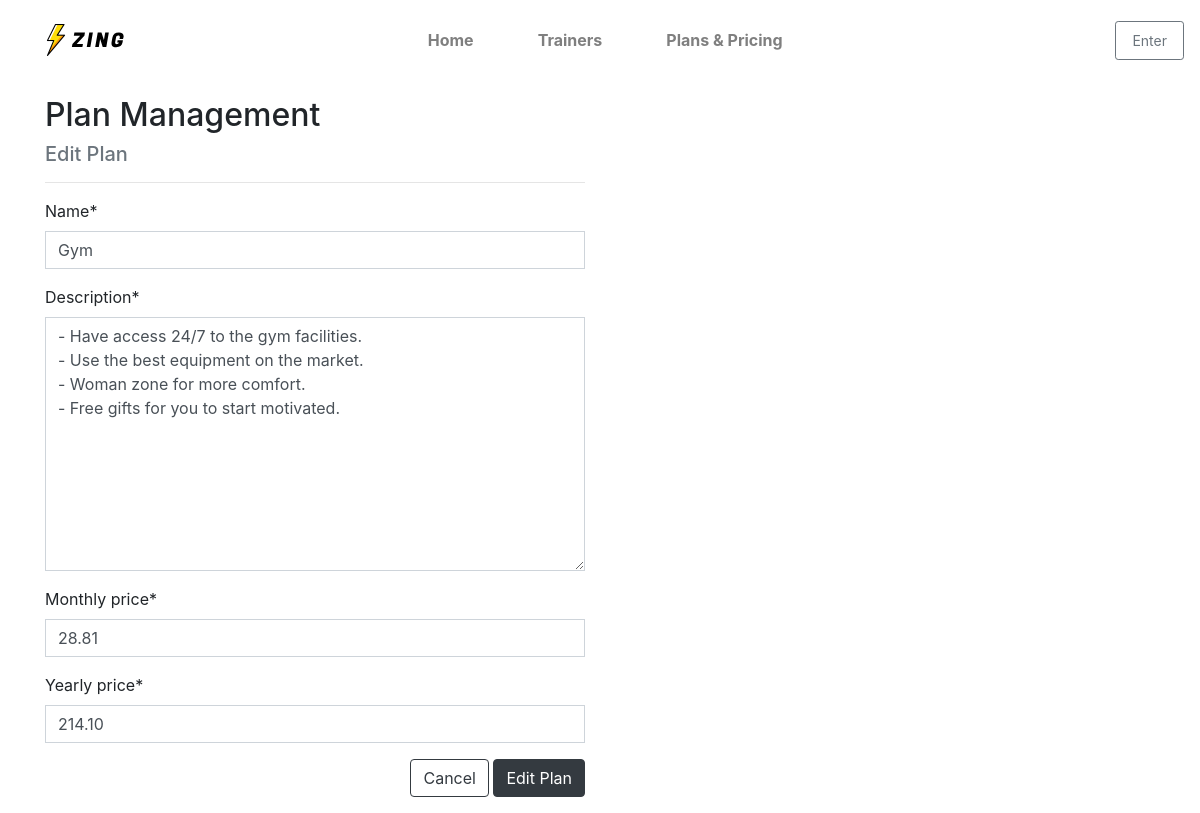
Page /plans/edit/1/ (signed in) on the earlier database version.
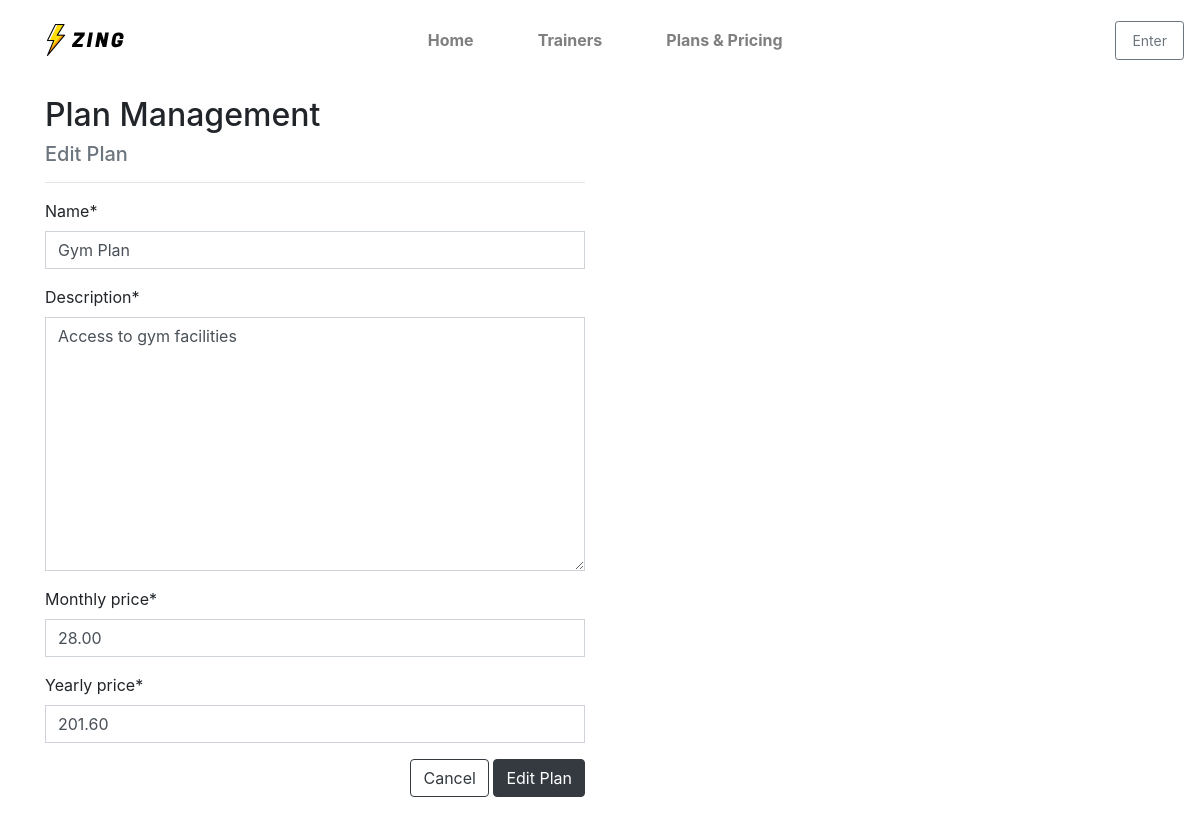
Same page on the later database version.
### plans/models.py (models this page shows, shortened)
class Plan(models.Model):
    name = models.CharField(max_length=100)
    description = models.TextField()
    monthly_price = models.DecimalField(max_digits=6, decimal_places=2)
    yearly_price = models.DecimalField(max_digits=6, decimal_places=2)

### plans/views.py (the view)
# urls.py: path('edit/<int:plan_id>/', views.edit_plan, name='edit_plan'),
@login_required
def edit_plan(request, plan_id):
    if not request.user.is_superuser:
        messages.error(request, 'Sorry, only admin can do that.')
        return redirect(reverse('home'))
    plan = get_object_or_404(Plan, pk=plan_id)
    if request.method == 'POST':
        form = PlanForm(request.POST, request.FILES, instance=plan)
        if form.is_valid():
            form.save()
            messages.success(request, 'Successfully updated plan!')
            return redirect(reverse('plans'))
        else:
            messages.error(request,
                           ('Failed to update plan. '
                            'Please ensure the form is valid.'))
    else:
        form = PlanForm(instance=plan)
        messages.info(request, f'You are editing {plan.name}')
    template = 'plans/edit_plan.html'
    context = {
        'form': form,
        'plan': plan,
    }
    return render(request, template, context)

### plans/forms.py
class PlanForm(forms.ModelForm):
    class Meta:
        model = Plan
        fields = '__all__'
    def __init__(self, *args, **kwargs):
        super().__init__(*args, **kwargs)
        for field_name, field in self.fields.items():
            field.widget.attrs['class'] = 'border-black rounded-0'

### plans/templates/plans/edit_plan.html (shortened to what this page needs)
{% extends "base.html" %}
{% load crispy_forms_tags %}
{% block content %}
<div class="container mt-4">
    <div class="row">
        <div class="col-12 col-md-6 mb-2">
            <h2>Plan Management</h2>
            <h5 class="text-muted">Edit Plan</h5>
            <hr>
            <form method="POST" action="{% url 'edit_plan' plan.id %}" class="form mb-2">
                {% for field in form %}
                    {{ field | as_crispy_field }}
                {% endfor %}
                <div class="text-right">
                    <a href="{% url 'plans' %}" class="btn btn-outline-dark">Cancel</a>
                    <button type="submit" class="btn btn-dark">Edit Plan</button>
                </div>
            </form>
        </div>
    </div>
</div>
{% endblock %}

Differences in the rows shown:
changed Plan: name "Gym" → "Gym Plan"; description "- Have access 24/7 to the gym facilities. - Use the best equipment on the market. - Woman zone for more comfort. - Free gifts for you to start motivated." → "Access to gym facilities"; monthly_price "28.81" → "28.00"; yearly_price "214.10" → "201.60"
